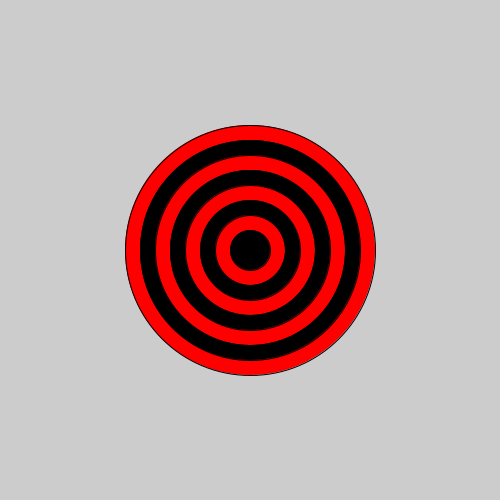
Frame 1 (no input)
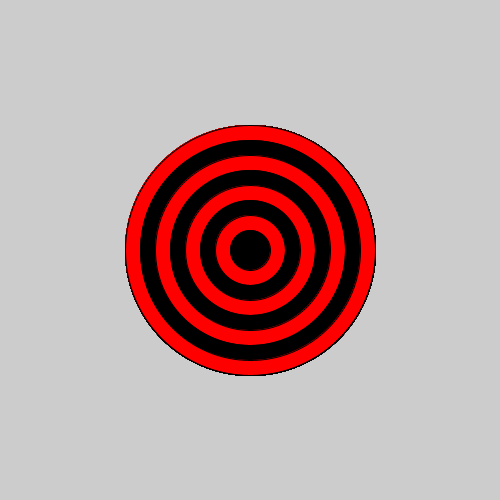
Frame 60 (the mouse pressed at the canvas centre just before this capture)
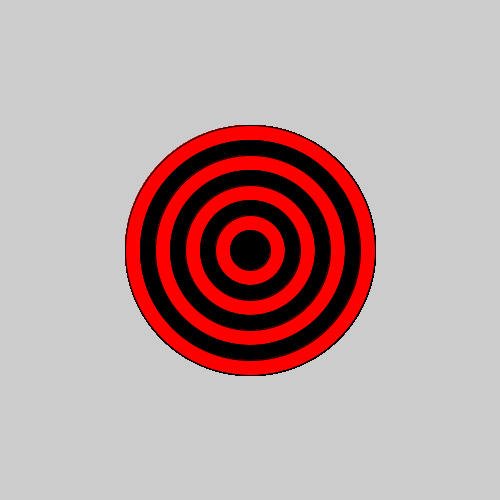
Frame 120 (the mouse held since frame 60 and released just before this capture)

The Processing sketch that drew these frames (run headless with seeded random() and noise(); from frame 60 on, the mouse is pressed at the canvas centre):

// Processing sketch: bullseye
// ── bullseye.pde

void setup() {
 
  // set the size of your sketch
  size(500, 500);
}

void draw() {
  int x=250;
  for (int i = 0; i<8; i++){

  //Starting with the largest ellipse, use a for loop to draw a bullseye with ellipses.

  //Use an if statement and modulo to alternate the color of your rings.
  if(i%2==0){
    fill(255, 0, 0);
  ellipse(250, 250, x, x);}
  
  else{
    fill(0, 0, 0);
    ellipse(250, 250, x, x);}
    x=x-30;
}}
